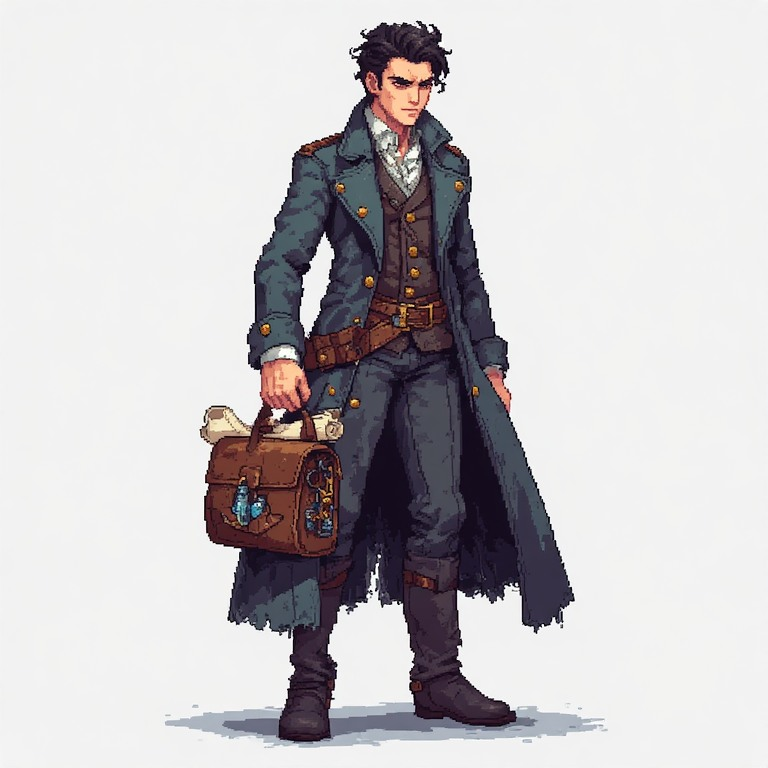
#> input picture stories/ashcroft-manor/assets/image/src/edmund-determined01.jpg, 768 x 768 px
$ python pixel.py ../stories/ashcroft-manor/assets/image/src/edmund-determined01.jpg
#> lines starting #> are read from the running program, lines starting #| are printed output that depends on the picture
from PIL import (
    Image,
    ImageDraw,
    ImageFilter,
    ImageOps,
    ImageChops
)
import argparse
import os
import math
import random
from collections import deque

# ============================================
# CONFIG
# ============================================

PALETTE_PRESETS = [256, 128, 64, 32, 24, 16, 8]
DEFAULT_SIZE = 256
MAX_COLS = 3

# Background sensitivity
BG_THRESHOLD = 40

# Remove enclosed BG pockets
REMOVE_INNER_BG = True

# Alpha threshold
ALPHA_THRESHOLD = 128


# ============================================
# COLOR HELPERS
# ============================================

# [113 lines left out: functions color_distance, average_color, expand_to_canvas, to_grayscale, add_vignette, not called in this run]


# ============================================
# DITHER
# ============================================

BAYER_8X8 = [
    [0,48,12,60,3,51,15,63],
    [32,16,44,28,35,19,47,31],
    [8,56,4,52,11,59,7,55],
    [40,24,36,20,43,27,39,23],
    [2,50,14,62,1,49,13,61],
    [34,18,46,30,33,17,45,29],
    [10,58,6,54,9,57,5,53],
    [42,26,38,22,41,25,37,21]
]


def ordered_dither(img, strength=24):

    img = img.convert("RGBA")

    pixels = img.load()

    w, h = img.size

    out_img = Image.new("RGBA", (w, h))
    out = out_img.load()

    for y in range(h):
        for x in range(w):

            r, g, b, a = pixels[x, y]

            if a == 0:
                out[x, y] = (0, 0, 0, 0)
                continue

            threshold = BAYER_8X8[y % 8][x % 8]

            offset = (
                ((threshold / 63.0) - 0.5)
                * strength
            )

            out[x, y] = (
                max(0, min(255, int(r + offset))),
                max(0, min(255, int(g + offset))),
                max(0, min(255, int(b + offset))),
                a
            )

    return out_img


# [241 lines left out: functions blue_noise_dither, luminance, manga_halftone, remove_background, add_white_outline, not called in this run]

# ============================================
# ALPHA NORMALIZATION
# ============================================

def normalize_alpha(img):

    img = img.convert("RGBA")

    pixels = img.load()

    w, h = img.size

    for y in range(h):
        for x in range(w):

            r, g, b, a = pixels[x, y]

            if a < ALPHA_THRESHOLD:
                pixels[x, y] = (0, 0, 0, 0)
            else:
                pixels[x, y] = (r, g, b, 255)

    return img


# ============================================
# QUANTIZE
# ============================================

def quantize_single_transparency(rgba, colors):

    rgba = normalize_alpha(rgba)

    w, h = rgba.size

    alpha = rgba.getchannel("A")

    rgb = Image.new(
        "RGB",
        rgba.size,
        (0, 0, 0)
    )

    rgb.paste(rgba, mask=alpha)

    indexed = rgb.quantize(
        colors=max(1, colors - 1),
        method=Image.Quantize.FASTOCTREE,
        dither=Image.Dither.NONE
    )

    indexed_rgba = indexed.convert("RGBA")

    out = Image.new(
        "RGBA",
        rgba.size,
        (0, 0, 0, 0)
    )

    out_pixels = out.load()

    src_pixels = indexed_rgba.load()

    alpha_pixels = alpha.load()

    for y in range(h):
        for x in range(w):

            if alpha_pixels[x, y] == 0:
                out_pixels[x, y] = (
                    0,
                    0,
                    0,
                    0
                )
            else:
                out_pixels[x, y] = src_pixels[x, y]

    return out


# ============================================
# RESIZE
# ============================================

# [24 lines left out: function fit_to_canvas, not called in this run]


# ============================================
# PIPELINE
# ============================================

def make_version(
    img,
    colors,
    size,
    keep_aspect=False,
    remove_bg_flag=True,
    outline_flag=False,
    outline_size=1,
    dither_strength=16,
    dither_type="ordered",
    vignette_flag=False,
    vignette_strength=0.6,
    vignette_blur=120
):

    if remove_bg_flag:
        img = remove_background(img)

    if keep_aspect:

        img = fit_to_canvas(
            img,
            size
        )

    else:

        target_w, target_h = size

        img = img.resize(
            (target_w, target_h),
            Image.NEAREST
        )

    if dither_type in (
        "ordered",
        "bayer"
    ):

        base = ordered_dither(
            img,
            dither_strength
        )

    elif dither_type == "blue-noise":

        base = blue_noise_dither(
            img,
            dither_strength
        )

    else:
        base = img

    rgba = base.convert("RGBA")

    overlay = None

    if dither_type == "manga-halftone":
        overlay = manga_halftone(rgba)

    if overlay is not None:
        rgba = Image.alpha_composite(
            rgba,
            overlay
        )

    if outline_flag:
        rgba = add_white_outline(
            rgba,
            thickness=outline_size
        )

    if vignette_flag:

        rgba = add_vignette(
            rgba,
            strength=vignette_strength,
            blur=vignette_blur
        )

    rgba = normalize_alpha(rgba)

    indexed = quantize_single_transparency(
        rgba,
        colors
    )

    return indexed


# ============================================
# GRID
# ============================================

# [60 lines left out: function create_grid, not called in this run]


# ============================================
# MAIN
# ============================================

def main():

    parser = argparse.ArgumentParser()

    parser.add_argument("input")

    parser.add_argument(
        "--preview",
        action="store_true"
    )

    parser.add_argument(
        "--colors",
        type=int,
        default=64
    )

    parser.add_argument(
        "--grayscale",
        action="store_true"
    )

    parser.add_argument(
        "--remove-bg",
        action="store_true"
    )

    parser.add_argument(
        "--outline",
        action="store_true"
    )

    parser.add_argument(
        "--outline-size",
        type=int,
        default=1
    )

    parser.add_argument(
        "--dither",
        type=int,
        default=18
    )

    parser.add_argument(
        "--keep-aspect",
        action="store_true"
    )

    parser.add_argument(
        "--dither-type",
        choices=[
            "ordered",
            "bayer",
            "blue-noise",
            "floyd",
            "none",
            "manga-halftone"
        ],
        default="ordered"
    )

    parser.add_argument(
        "--width",
        type=int,
        default=None
    )

    parser.add_argument(
        "--height",
        type=int,
        default=None
    )

    parser.add_argument(
        "--vignette",
        action="store_true"
    )

    parser.add_argument(
        "--vignette-strength",
        type=float,
        default=0.6
    )

    parser.add_argument(
        "--vignette-blur",
        type=int,
        default=120
    )

    args = parser.parse_args()

    img = Image.open(
        args.input
    ).convert("RGBA")

    if args.grayscale:
        img = to_grayscale(img)

    size = (
        args.width
        if args.width
        else DEFAULT_SIZE,

        args.height
        if args.height
        else DEFAULT_SIZE
    )

    if args.preview:

        versions = []
        labels = []

        for c in PALETTE_PRESETS:

            v = make_version(
                img,
                c,
                size,
                remove_bg_flag=args.remove_bg,
                outline_flag=args.outline,
                dither_strength=args.dither,
                dither_type=args.dither_type,
                vignette_flag=args.vignette,
                vignette_strength=args.vignette_strength,
                vignette_blur=args.vignette_blur
            )

            versions.append(v)
            labels.append(f"{c} colors")

        grid = create_grid(
            versions,
            labels,
            size
        )

        out = (
            f"{os.path.splitext(args.input)[0]}"
            f"_preview.png"
        )

        grid.save(out, format="PNG")

        print("saved:", out)

        return

    result = make_version(
        img,
        args.colors,
        size,
        keep_aspect=args.keep_aspect,
        remove_bg_flag=args.remove_bg,
        outline_flag=args.outline,
        outline_size=args.outline_size,
        dither_strength=args.dither,
        dither_type=args.dither_type,
        vignette_flag=args.vignette,
        vignette_strength=args.vignette_strength,
        vignette_blur=args.vignette_blur
    )
#> in make_version, `img = img.resize( (target_w, target_h), Image.NEAREST )`:
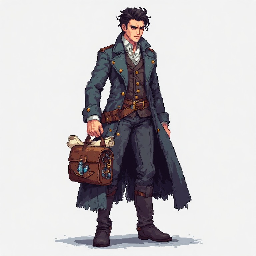
#> img: PIL image 256x256 RGBA; mean R, G, B, A 198, 194.8, 197.1, 255
#> in ordered_dither, `out_img = Image.new("RGBA", (w, h))`: out_img: PIL image 256x256 RGBA; every value is 0
#> in quantize_single_transparency, `alpha = rgba.getchannel("A")`: alpha: PIL image 256x256 L; every value is 255
#> in quantize_single_transparency, `rgb = Image.new( "RGB", rgba.size, (0, 0, 0) )`: rgb: PIL image 256x256 RGB; every value is 0
#> in quantize_single_transparency, `indexed = rgb.quantize( colors=max(1, colors - 1), method=Image.Quanti..`:
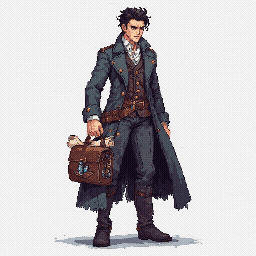
#> indexed: PIL image 256x256 P; mean R, G, B 196.9, 193.7, 196.3

    out = (
        f"{os.path.splitext(args.input)[0]}"
        f"_{args.colors}c.png"
    )

    result.save(out, format="PNG")

    print("saved:", out)


if __name__ == "__main__":
    main()

$ run again, on stories/ashcroft-manor/assets/image/src/edmund-neutral04.jpg
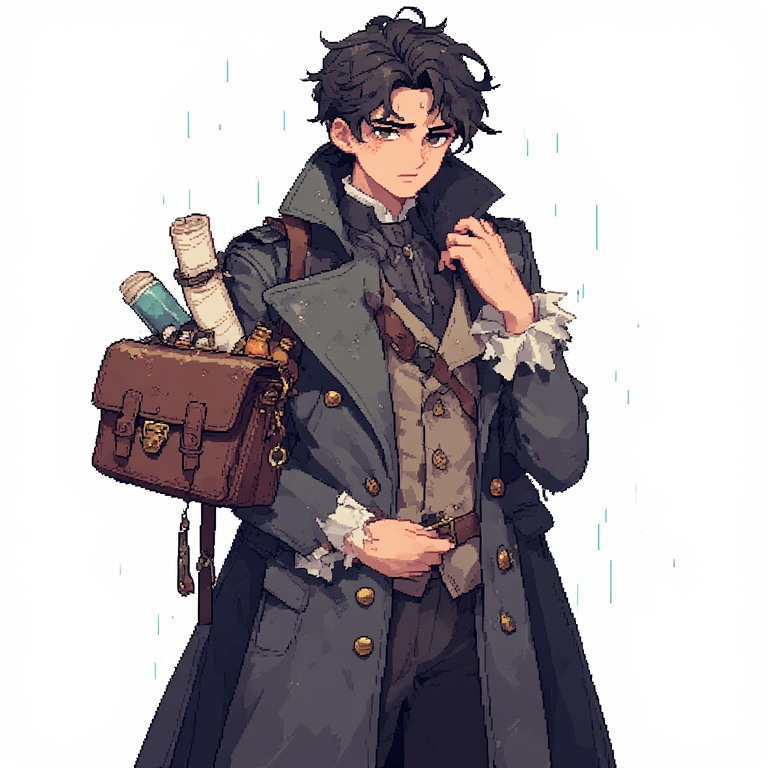
#> input picture stories/ashcroft-manor/assets/image/src/edmund-neutral04.jpg, 768 x 768 px
#> in make_version, `img = img.resize( (target_w, target_h), Image.NEAREST )`:
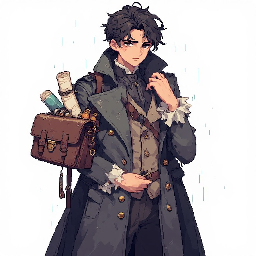
#> img: PIL image 256x256 RGBA; mean R, G, B, A 179.7, 173.2, 176.6, 255
#> out_img: PIL image 256x256 RGBA; every value is 0
#> alpha: PIL image 256x256 L; every value is 255
#> in quantize_single_transparency, `indexed = rgb.quantize( colors=max(1, colors - 1), method=Image.Quanti..`:
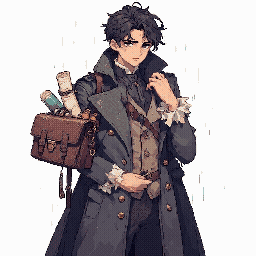
#> indexed: PIL image 256x256 P; mean R, G, B 178, 171.6, 174.9
